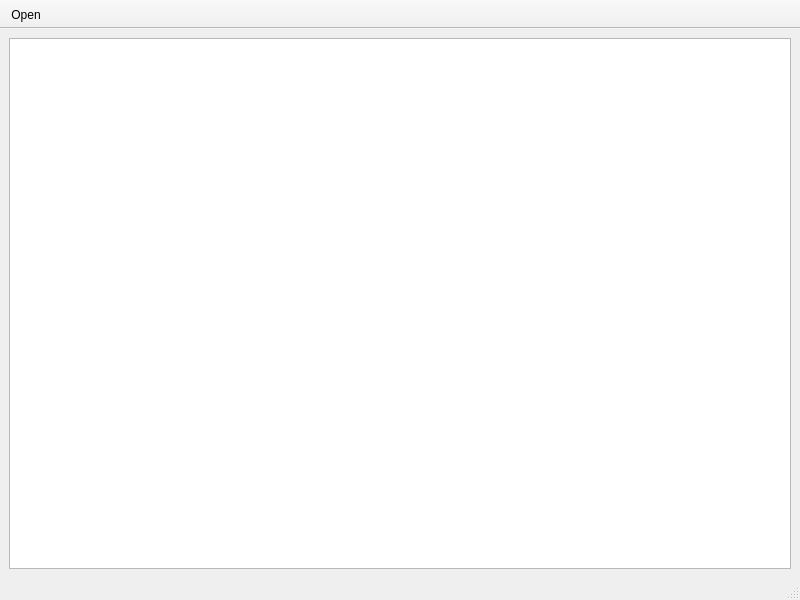
<?xml version="1.0" encoding="UTF-8"?>
<ui version="4.0">
 <class>MainWindow</class>
 <widget class="QMainWindow" name="MainWindow">
  <property name="geometry">
   <rect>
    <x>0</x>
    <y>0</y>
    <width>800</width>
    <height>600</height>
   </rect>
  </property>
  <property name="windowTitle">
   <string>MainWindow</string>
  </property>
  <widget class="QWidget" name="centralwidget">
   <layout class="QVBoxLayout" name="verticalLayout_3">
    <item>
     <widget class="QTableWidget" name="tableWidget"/>
    </item>
   </layout>
  </widget>
  <widget class="QMenuBar" name="menubar">
   <property name="geometry">
    <rect>
     <x>0</x>
     <y>0</y>
     <width>800</width>
     <height>22</height>
    </rect>
   </property>
  </widget>
  <widget class="QStatusBar" name="statusbar"/>
  <widget class="QToolBar" name="toolBar">
   <property name="windowTitle">
    <string>toolBar</string>
   </property>
   <property name="movable">
    <bool>false</bool>
   </property>
   <attribute name="toolBarArea">
    <enum>TopToolBarArea</enum>
   </attribute>
   <attribute name="toolBarBreak">
    <bool>false</bool>
   </attribute>
   <addaction name="actionOpen"/>
  </widget>
  <action name="actionOpen">
   <property name="icon">
    <iconset resource="resources.qrc">
     <normaloff>:/images/open.png</normaloff>:/images/open.png</iconset>
   </property>
   <property name="text">
    <string>Open</string>
   </property>
   <property name="toolTip">
    <string>Open</string>
   </property>
   <property name="shortcut">
    <string>Ctrl+O</string>
   </property>
  </action>
 </widget>
 <resources>
  <include location="resources.qrc"/>
 </resources>
 <connections/>
</ui>
